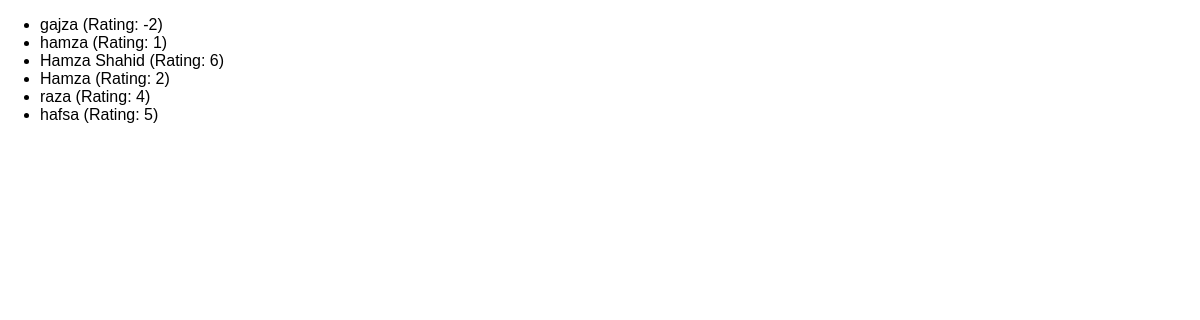
The app's page /reviews with its own data.
### reviews/models.py (models this page shows)
class Review(models.Model):
    user_name = models.CharField(max_length=100)
    review_text = models.CharField(max_length=500)
    rating = models.IntegerField()

### reviews/views.py (the view)
# urls.py: path('reviews', views.ReviewListView.as_view()),
class ReviewListView(ListView):
    template_name = 'reviews/review_list.html'
    model = Review
    context_object_name = 'reviews'

### reviews/templates/reviews/review_list.html (shortened to what this page needs)
{% extends "reviews/base.html" %}
{% block content %}
    <ul>
        {% for review in reviews %}
            <li> {{review.user_name}} (Rating: {{review.rating}}) </li>
        {% endfor %}
    </ul>
{% endblock content %}

### reviews/static/reviews/styles.css (style rules this page uses)
body { font-family: sans-serif; margin: 0; }

### records on screen
Review: user_name "gajza", rating "-2"
Review: user_name "hamza", rating "1"
Review: user_name "Hamza Shahid", rating "6"
Review: user_name "Hamza", rating "2"
Review: user_name "raza", rating "4"
Review: user_name "hafsa", rating "5"
